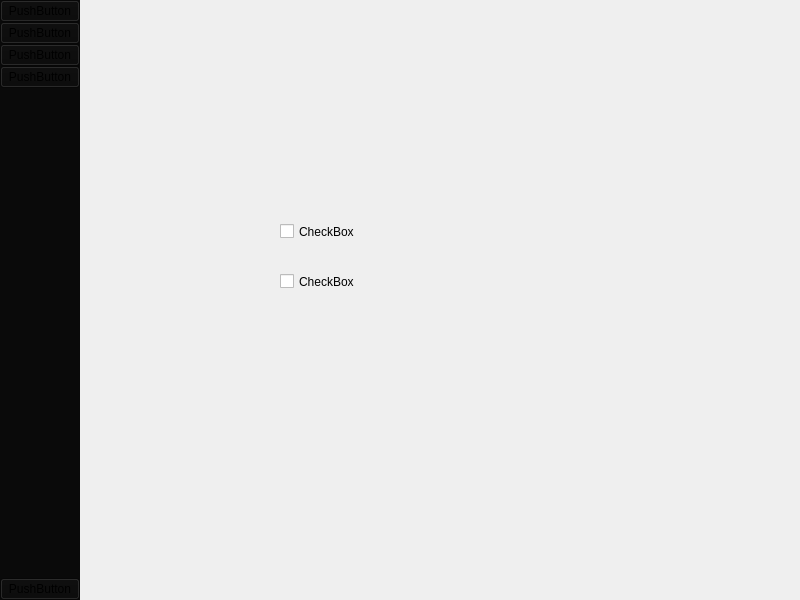
<?xml version="1.0" encoding="UTF-8"?>
<ui version="4.0">
 <class>MainWindow</class>
 <widget class="QMainWindow" name="MainWindow">
  <property name="geometry">
   <rect>
    <x>0</x>
    <y>0</y>
    <width>800</width>
    <height>600</height>
   </rect>
  </property>
  <property name="windowTitle">
   <string>MainWindow</string>
  </property>
  <widget class="QWidget" name="centralwidget">
   <property name="styleSheet">
    <string notr="true">QPushButton {
/*   border-style: outset;*/
/*    border-width: 2px;*/
/*    border-radius: 10px;*/
/*    border-color: beige;*/
/*    font: bold 14px;*/
/*    min-width: 10em;*/
/*    padding: 6px;*/
}
QPushButton:pressed {
    background-color: rgb(10,10,10);
    border-style: inset;
}</string>
   </property>
   <layout class="QHBoxLayout" name="horizontalLayout">
    <property name="spacing">
     <number>0</number>
    </property>
    <property name="leftMargin">
     <number>0</number>
    </property>
    <property name="topMargin">
     <number>0</number>
    </property>
    <property name="bottomMargin">
     <number>0</number>
    </property>
    <item>
     <widget class="QWidget" name="widget" native="true">
      <property name="sizePolicy">
       <sizepolicy hsizetype="Fixed" vsizetype="Preferred">
        <horstretch>0</horstretch>
        <verstretch>0</verstretch>
       </sizepolicy>
      </property>
      <property name="autoFillBackground">
       <bool>false</bool>
      </property>
      <property name="styleSheet">
       <string notr="true">background-color: rgb(10,10, 10);</string>
      </property>
      <layout class="QVBoxLayout" name="verticalLayout">
       <property name="spacing">
        <number>0</number>
       </property>
       <property name="leftMargin">
        <number>0</number>
       </property>
       <property name="topMargin">
        <number>0</number>
       </property>
       <property name="rightMargin">
        <number>0</number>
       </property>
       <property name="bottomMargin">
        <number>0</number>
       </property>
       <item>
        <widget class="QPushButton" name="pushButton">
         <property name="text">
          <string>PushButton</string>
         </property>
        </widget>
       </item>
       <item>
        <widget class="QPushButton" name="pushButton_2">
         <property name="text">
          <string>PushButton</string>
         </property>
        </widget>
       </item>
       <item>
        <widget class="QPushButton" name="pushButton_3">
         <property name="text">
          <string>PushButton</string>
         </property>
        </widget>
       </item>
       <item>
        <widget class="QPushButton" name="pushButton_4">
         <property name="cursor">
          <cursorShape>PointingHandCursor</cursorShape>
         </property>
         <property name="text">
          <string>PushButton</string>
         </property>
        </widget>
       </item>
       <item>
        <spacer name="verticalSpacer">
         <property name="orientation">
          <enum>Qt::Vertical</enum>
         </property>
         <property name="sizeHint" stdset="0">
          <size>
           <width>20</width>
           <height>40</height>
          </size>
         </property>
        </spacer>
       </item>
       <item>
        <widget class="QPushButton" name="pushButton_5">
         <property name="text">
          <string>PushButton</string>
         </property>
        </widget>
       </item>
      </layout>
     </widget>
    </item>
    <item>
     <widget class="QWidget" name="widget_2" native="true">
      <property name="autoFillBackground">
       <bool>false</bool>
      </property>
      <widget class="QCheckBox" name="checkBox">
       <property name="geometry">
        <rect>
         <x>200</x>
         <y>220</y>
         <width>92</width>
         <height>23</height>
        </rect>
       </property>
       <property name="text">
        <string>CheckBox</string>
       </property>
      </widget>
      <widget class="QCheckBox" name="checkBox_2">
       <property name="geometry">
        <rect>
         <x>200</x>
         <y>270</y>
         <width>92</width>
         <height>23</height>
        </rect>
       </property>
       <property name="text">
        <string>CheckBox</string>
       </property>
      </widget>
     </widget>
    </item>
   </layout>
  </widget>
 </widget>
 <resources/>
 <connections/>
</ui>
